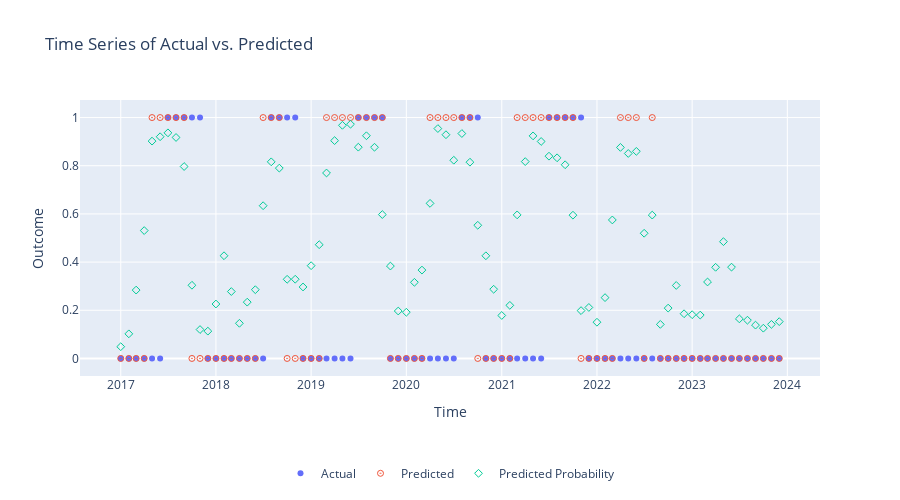

The cell this chart's notebook holds for it:
### Code cell
# Graphique de visualisation des résultats sur la période de test
time = df_pred.index
actual = df_pred['y_test']
predicted = df_pred['y_pred']
probabilities = df_pred['y_pred_proba']

# Time Series of Actual vs. Predicted
fig = go.Figure()
# lines+markers
fig.add_trace(go.Scatter(x=time, y=actual, mode='markers', name='Actual', line=dict(width=2)))
fig.add_trace(go.Scatter(x=time, y=predicted, mode='markers', name='Predicted', marker=dict(symbol='circle-open-dot'), line=dict(width=1, dash='dot')))
fig.add_trace(go.Scatter(x=time, y=probabilities, mode='markers', name='Predicted Probability', marker=dict(symbol='diamond-open')))
fig.update_layout(title='Time Series of Actual vs. Predicted',
                  xaxis_title='Time',
                  yaxis_title='Outcome',
                legend=dict(
                    x=0.5,
                    y=-0.3,
                    orientation='h',
                    xanchor='center',
                    yanchor='top'
    )
                 ,
                 height=500)
fig.show()
